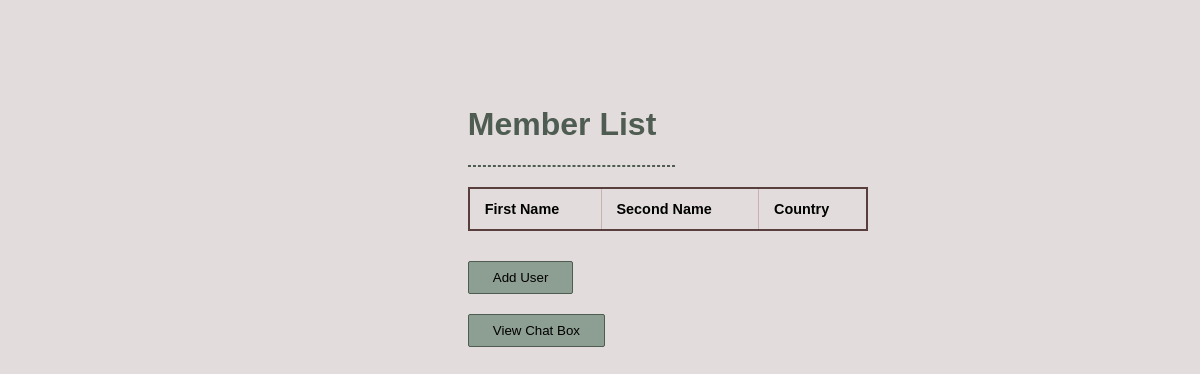
The app's page /user_list/, older data.
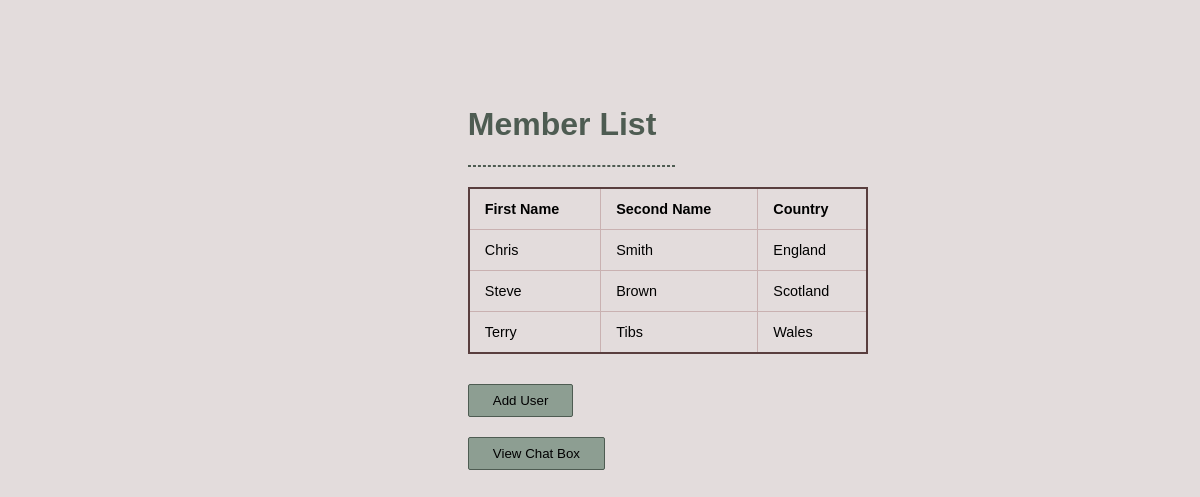
The same page, newer data.
### userlist_app/models.py (models this page shows, shortened)
class User(models.Model):
    firstname = models.CharField(max_length=80, null=False)
    secondname = models.CharField(max_length=80, null=False)
    country = models.CharField(max_length=32, null=False)

### userlist_app/views.py (the view)
# urls.py: path('user_list/', views.user_list, name='user_list'),
def user_list(request):
    all_users = User.objects.all()
    return render(request, 'user_list.html', {
        'all_users': all_users,
    })

### userlist_app/templates/user_list.html (shortened to what this page needs)
{% extends "public_template.html" %}
{% block main %}
<div class="container">
    <div class="row">
        <div class="col">
            <h1>Member List</h1>
            <hr>
            <table class="styled-table">
                <thead>
                    <tr>
                    <th>First Name</th>
                    <th>Second Name</th>
                    <th>Country</th>
                    </tr>
                </thead>
                {% for user in all_users %}
                    <tr>
                        <td>{{ user.firstname }}</td>
                        <td>{{ user.secondname }}</td>
                        <td>{{ user.country }}</td>
                    </tr>
                {% endfor %}
            </table>
            <a href="/add_user"><button type="button">Add User</button></a>
            <a href="/"><button type="button">View Chat Box</button></a>
        </div>
    </div>
</div>
{% endblock %}

### userlist_app/templates/public_template.html (shortened to what this page needs)
{% load static %}
<!DOCTYPE html>
<html lang="en">
<head>
    <link rel= "stylesheet" type= "text/css" href= "{% static 'style.css' %}">
</head>
<body>
    {% block main %}
    {% endblock %}
</body>
</html>

### userlist_app/static/style.css (style rules this page uses)
:root { --basedark: #593E3E; --baselight: #E3DCDC; --basemid: #C9B1B1; --compldark: #4E5C52; --compllight: #8D9E92; --compllighter: #97aa9d; }
body { font-family: Arial, Helvetica, sans-serif; background-color: var(--baselight); }
h1 { color: var(--compldark); }
div.container { margin: auto; width: 35%; }
div.col { font-family: Arial, Helvetica, sans-serif; width: 50%; padding: 75px; margin-top: 10px; }
button { display: inline; padding: 8px 24px; margin: 10px 0; cursor: pointer; border-radius: 2px; border: 1px solid var(--compldark); background-color: var(--compllight); }
a { color: initial; text-decoration: initial; }
hr { margin: 20px 0; border: 1px dashed var(--compldark); }
.styled-table { border-collapse: collapse; margin: auto; margin-top: 20px; margin-bottom: 20px; font-size: 0.9em; font-family: Arial, Helvetica, sans-serif; min-width: 400px; border: 2px solid var(--basedark); }
.styled-table thead tr { text-align: left; }
.styled-table th, .styled-table td { padding: 12px 15px; border-left: 1px solid var(--basemid); }
.styled-table tbody tr { border-top: 1px solid var(--basemid); }

Row changes from the older to the newer data that the page shows:
added User: firstname "Chris", secondname "Smith", country "England"
added User: firstname "Steve", secondname "Brown", country "Scotland"
added User: firstname "Terry", secondname "Tibs", country "Wales"
